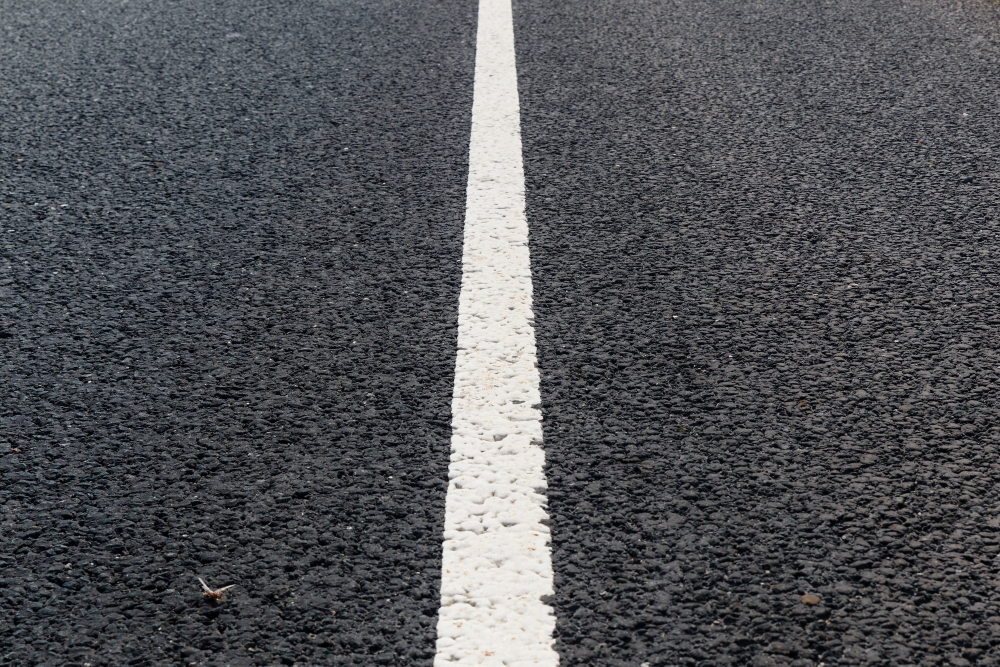
%> input picture .oldversion/gaetan/ligne.jpg, 2000 x 1333 px (shown at 1/2 size)
$ octave 'draw_line .m'   (GNU Octave 9; MATLAB toolbox functions it lacks are replaced by stand-ins)
%> lines starting %> are read from the running program, lines starting %| are printed output that depends on the picture; in (x1, y1, x2, y2) boxes, pixels count from 0 and x2, y2 are one past the last pixel; in counts of white or black regions, pixels touching at a corner belong together; the program's own positions count from 1
close all
im=imread('ligne.jpg');
%> im is the input picture: size 1333x2000x3 uint8; mean R, G, B 81.7, 83, 86.8

figure
ini=rgb2gray(im);


figure

l = imresize(ini,1/8);
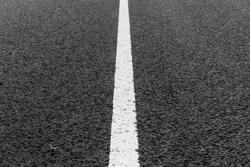
%> l: size 167x250 uint8; min 0, max 244, mean 83


s=imsharpen(l); %sharpen the image
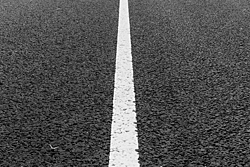
%> s: size 167x250 uint8; min 0, max 255, mean 83.1
smo= imgaussfilt(s,5); % lissage de l'image
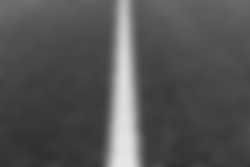
%> smo: size 167x250 uint8; min 48, max 231, mean 83.1
%
l = edge(smo,'log'); %Trouve les bords en recherchant les passages par zéro après avoir filtré I avec un filtre laplacien de gaussien (LoG).
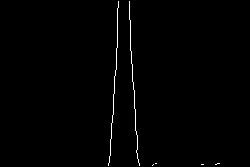
%> l: size 167x250 logical; 0.82% white in thin lines or dots, all inside (x1, y1, x2, y2) = (108, 1, 220, 166)
n=size(l,1);
%> n = 167
m=size(l,2);
%> m = 250


for i=(1:n)
    p=0;%second limit
    j=0; %colonnes
    c=0;%compteur
    while (j<m) && (c<2)
        j=j+1;
        if l(i,j)==1 %%si on trouve la première limite
            c=c+1; %on incrémente le compteur
            if c==2
                q=floor((p+j)/2); % q=milieu de la grande ligne
                l(i,q)=1; %tracage de la ligne
            end
            p=j;


        end
    end
end
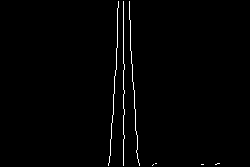
%> l: size 167x250 logical; 1.2% white in thin lines or dots, all inside (x1, y1, x2, y2) = (108, 1, 220, 166)
%> after the loop, q = 124

%on se positionne au milieu à la dixième partie de l'image
a=round(n*9/10);
%> a = 150
b=round(m/2);
%> b = 125
%%si on sinteresse qu'à cette dernière partie, la boucle qu'on vient de
%%faire pour tracer le milieu on peut la faire que pour cette partie

lim=[];
for i=(1:m)
    if l(a,i)==1
        lim(end+1)=i;
    end

end
%> after the loop, lim = [111 124 138]
disp(lim); %% lim contient les deux limites et le point du milieu qu'on vient de tracer
%|    111   124   138

l(a,b)=1;%%position de l'utilisateur


Fs = 44100; %fréquence


if (lim(2)<b)
    Fs = 44100;
    t = linspace(0, Fs*2, Fs*2);
    s = sin(2*pi*t*1000);
    Out = [zeros(size(t)); s]';


    Volume    = b-lim(2);
%> Volume = 1
    s        = s .* Volume;
    Out = [zeros(size(t)); s]';

    sound(Out, Fs);


end


if (b<lim(2))
    t = linspace(0, Fs*2, Fs*2);
    s = sin(2*pi*t*1000);
    Volume    = lim(2)-b;
    s        = s .* Volume;
    Out = [s;zeros(size(t))]';

    sound(Out, Fs)
end


imshow(l);
